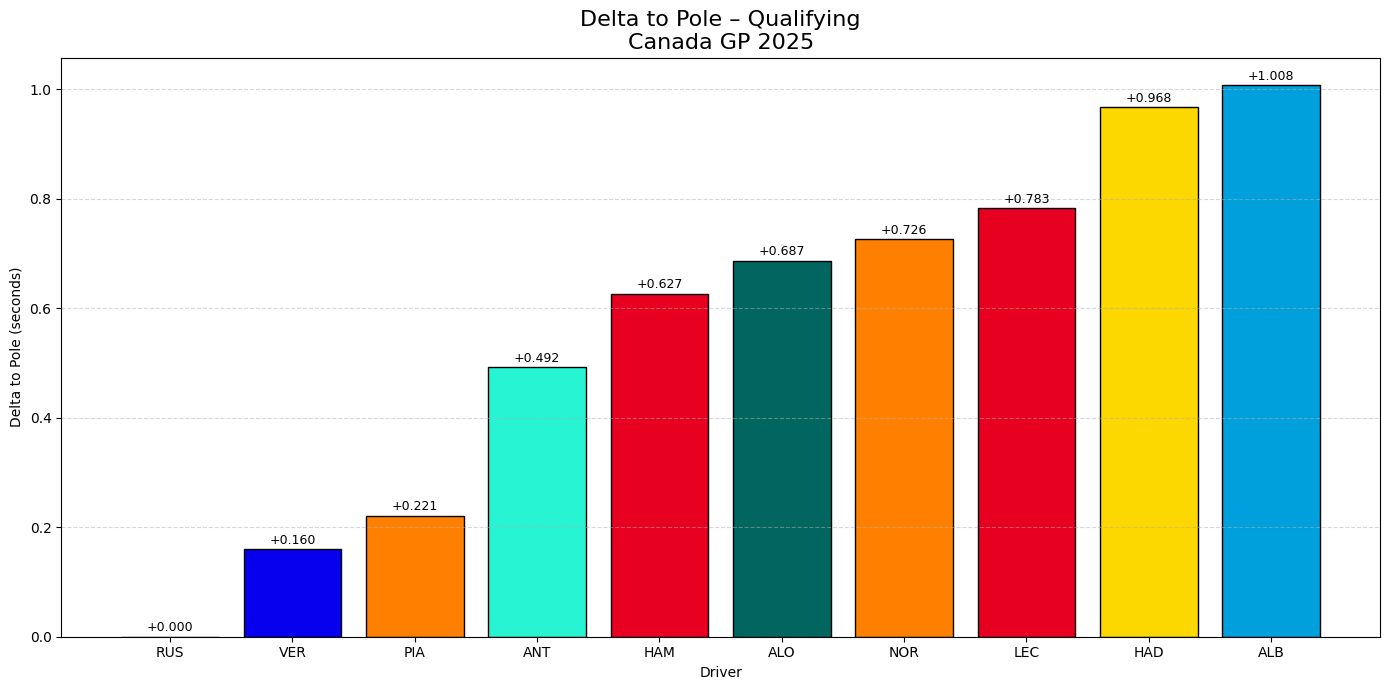

This chart was generated by the following Python code:
import os
import fastf1
import fastf1.plotting
import matplotlib.pyplot as plt
import pandas as pd

# ===============================
# CACHE (WAJIB DI COLAB)
# ===============================
CACHE_DIR = "/content/fastf1_cache"
os.makedirs(CACHE_DIR, exist_ok=True)
fastf1.Cache.enable_cache(CACHE_DIR)

fastf1.plotting.setup_mpl(misc_mpl_mods=False)

# ===============================
# CONFIG
# ===============================
YEAR = 2025
RACE_NAME = "Canadian"
SESSION = "Q"

# ===============================
# LOAD SESSION
# ===============================
session = fastf1.get_session(YEAR, RACE_NAME, SESSION)
session.load()

# ===============================
# OFFICIAL QUALI RESULTS (STABLE)
# ===============================
results = session.results.copy()

# Driver yang masuk Q3
results = results.dropna(subset=["Q3"])
results["Q3"] = pd.to_timedelta(results["Q3"])

# ===============================
# DELTA TO POLE
# ===============================
pole_time = results["Q3"].min()
results["Delta"] = (results["Q3"] - pole_time).dt.total_seconds()
results = results.sort_values("Delta")

# ===============================
# TEAM COLORS (FASTF1 3.7 – CORRECT)
# ===============================
colors = [
    fastf1.plotting.get_team_color(team, session)
    for team in results["TeamName"]
]

# ===============================
# PLOT
# ===============================
plt.figure(figsize=(14, 7))
plt.bar(
    results["Abbreviation"],
    results["Delta"],
    color=colors,
    edgecolor="black"
)

plt.title("Delta to Pole – Qualifying\nCanada GP 2025", fontsize=16)
plt.xlabel("Driver")
plt.ylabel("Delta to Pole (seconds)")
plt.grid(axis="y", linestyle="--", alpha=0.5)

for i, delta in enumerate(results["Delta"]):
    plt.text(i, delta + 0.01, f"+{delta:.3f}", ha="center", fontsize=9)

plt.tight_layout()
plt.show()
